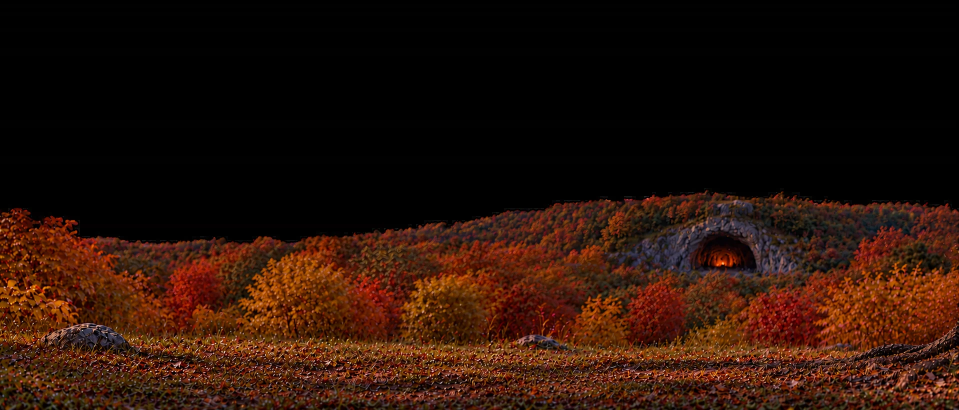
#> input picture app/zoom/assets/hill-day.webp, 1918 x 820 px, given in place of hill-day.png, which was not available (shown at 1/2 size)
$ python hill.py
#> lines starting #> are read from the running program, lines starting #| are printed output that depends on the picture; after the words box and inside, x2 and y2 are one past the last pixel; in counts of white or black regions, pixels touching at a corner belong together
import cv2,numpy as np
def autumn(img,mask_keep):
  hsv=cv2.cvtColor(img,cv2.COLOR_BGR2HSV).astype(np.float32); h,w=hsv.shape[:2]
  leaf=((hsv[...,0]>=22)&(hsv[...,0]<=95)&(hsv[...,1]>45)).astype(np.float32)*mask_keep
  leaf=cv2.GaussianBlur(leaf,(0,0),1.0)
  rng=np.random.default_rng(5); nz=cv2.resize(rng.random((h//70+2,w//70+2)).astype(np.float32),(w,h),interpolation=cv2.INTER_CUBIC)
  tgt=np.interp(nz,[0,.3,.55,.8,1],[4,10,16,22,32])
  leaf*=0.7
  hsv[...,0]=hsv[...,0]*(1-leaf)+tgt*leaf; hsv[...,1]=np.clip(hsv[...,1]*(1-.18*leaf),0,255)
  return cv2.cvtColor(hsv.astype(np.uint8),cv2.COLOR_HSV2BGR)
for n in ['day','night']:
  im=cv2.imread(f'hill-{n}.png'); h,w=im.shape[:2]
#> further down, im is the input picture: shape (820, 1918, 3); mean B, G, R 8.6, 18.4, 41.1
#> after `h, w = im.shape[:2]`: h = 820; w = 1918
  b,g,r=[im[...,i].astype(np.float32) for i in range(3)]
  L=cv2.cvtColor(im,cv2.COLOR_BGR2GRAY).astype(np.float32)
  mu=cv2.blur(L,(11,11)); sd=np.sqrt(np.maximum(cv2.blur(L*L,(11,11))-mu*mu,0))
#> after `sd = np.sqrt(np.maximum(cv2.blur(L * L, (11, 11)) - mu * mu, 0))`:
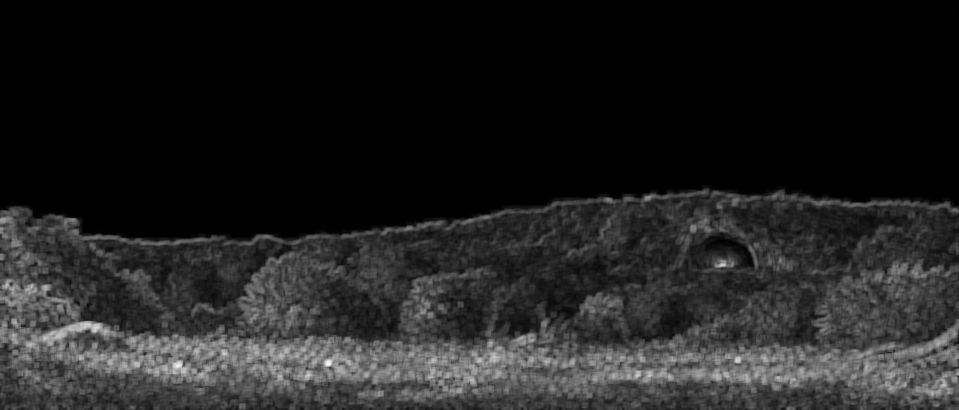
#> sd: shape (820, 1918) float32 (shown at 1/2 size); min 0, max 73.16, mean 9.4; drawn with min black and max white
  hsv0=cv2.cvtColor(im,cv2.COLOR_BGR2HSV).astype(np.float32)
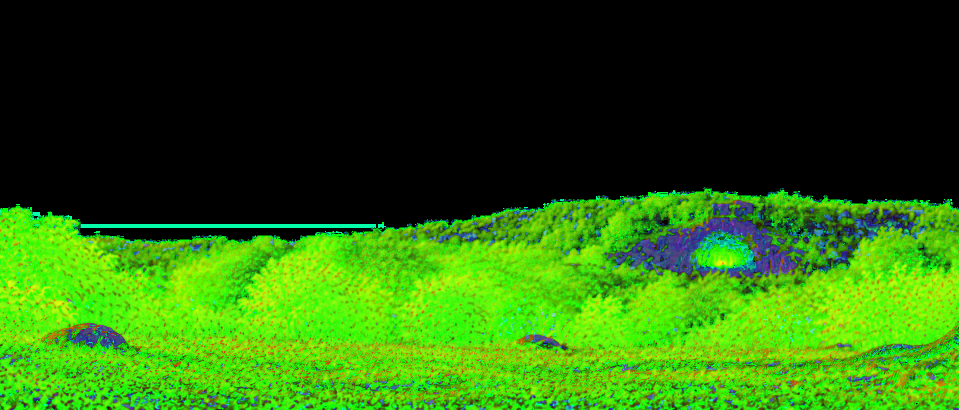
#> hsv0: shape (820, 1918, 3) float32 (shown at 1/2 size); mean B, G, R 10.2, 97.1, 41.2
  if n=='day': sky=((b>r+28)&(b>g+5)&(sd<9))|((sd<10)&(hsv0[...,1]<55)&(L>150))
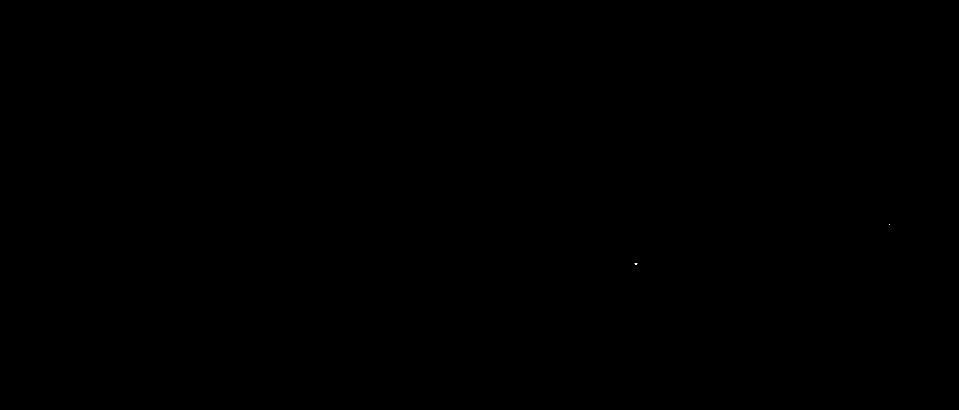
#> sky: shape (820, 1918) bool (shown at 1/2 size); 0% white in thin lines or dots, all inside (x1, y1, x2, y2) = (1269, 448, 1780, 530)
  else:        sky=((b>r+8)&(sd<9)&(L<120))
  yy,xx=np.ogrid[:h,:w]; cv2.circle(sky_u:=sky.astype(np.uint8),(342,152),34,1,-1) if n=='night' else None
#> after `yy, xx = np.ogrid[:h, :w]`: yy = 820 values from 0 to 819
  sky=(sky_u if n=='night' else sky.astype(np.uint8))
  sky[int(h*0.6):]=0
#> sky: shape (820, 1918); values 0 (black) and 1 (white), 0% white in thin lines or dots, all inside (x1, y1, x2, y2) = (1778, 448, 1780, 450)
  sky[int(h*0.2):,int(w*0.962):]=0
  if n=='day':
    cl=((sd<10)&(hsv0[...,1]<55)&(L>150)); cl[:,int(w*0.9):]=False
#> after `cl = (sd < 10) & (hsv0[..., 1] < 55) & (L > 150)`: cl: shape (820, 1918) bool; every value is 0
    sky=(((b>r+28)&(b>g+5)&(sd<9))|cl).astype(np.uint8); sky[int(h*0.6):]=0; sky[int(h*0.2):,int(w*0.962):]=0
  # keep only sky connected to the top band
  nl,lab=cv2.connectedComponents(sky,8); top=set(np.unique(lab[:int(h*0.25)]))-{0}
#> after `nl, lab = cv2.connectedComponents(sky, 8)`: nl = 2
#> after `top = set(np.unique(lab[:int(h * 0.25)])) - {0}`: top = 0 items
  sk=np.isin(lab,list(top)).astype(np.float32)
#> sk: shape (820, 1918) float32; every value is 0
  sk=cv2.morphologyEx(sk,cv2.MORPH_CLOSE,np.ones((9,9),np.uint8))
  sk=cv2.morphologyEx(sk,cv2.MORPH_OPEN,np.ones((3,3),np.uint8))
  a=1-cv2.GaussianBlur(sk,(0,0),1.6)
#> a: shape (820, 1918) float32; every value is 1
  # soften the city horizon: haze the skyline band so it settles into the page
  hz=np.ones((h,w),np.float32); y0,y1=int(h*0.40),int(h*0.56)
#> after `y0, y1 = (int(h * 0.4), int(h * 0.56))`: y0 = 328; y1 = 459
  ramp=np.clip((np.arange(h)-y0)/(y1-y0),0,1)[:,None]; band=(np.arange(h)[:,None]>=y0-int(h*.12))&(np.arange(h)[:,None]<y1)
#> after `ramp = np.clip((np.arange(h) - y0) / (y1 - y0), 0, 1)[:, None]`: ramp = 820 values from 0 to 1
  hz=np.broadcast_to(np.where(band,0.6+0.4*ramp,1),(h,w)).copy(); hz[:,int(w*0.9):]=1
  a=a*hz
  topf=np.clip((np.arange(h)-h*0.31)/(h*0.14),0,1)[:,None]**1.4
#> topf = 820 values from 0 to 1
  a=a*topf
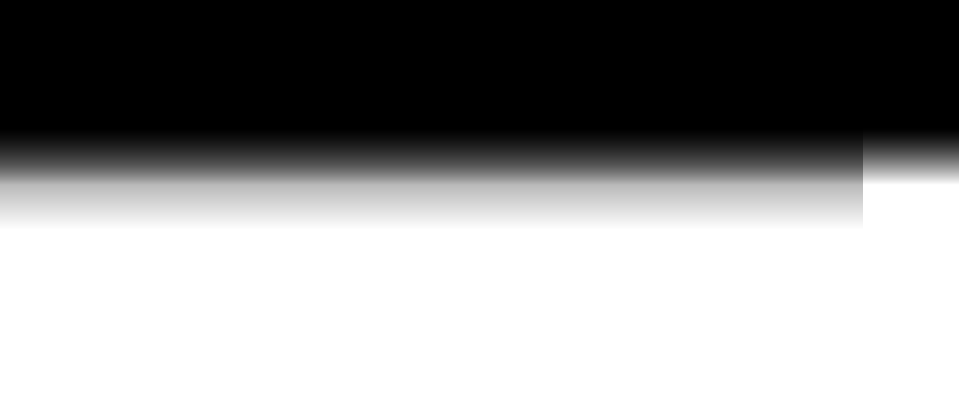
#> a: shape (820, 1918) float64 (shown at 1/2 size); min 0, max 1, mean 0.576
  # drop floating cloud scraps in the upper sky: small, smooth components
  up=(a>0.5).astype(np.uint8); up[int(h*0.45):]=0
#> after `up = (a > 0.5).astype(np.uint8)`: up: shape (820, 1918); values 0 (black) and 1 (white), 57.7% white; 1 black region, box (x1, y1, x2, y2) and area: (0, 0, 1918, 349) 664774
#> after `up[int(h * 0.45):] = 0`: up: shape (820, 1918); values 0 (black) and 1 (white), 2.7% white; 1 white region, box (x1, y1, x2, y2) and area: (0, 325, 1918, 369) 42968
  nl,lab,st,_=cv2.connectedComponentsWithStats(up,8)
#> st = [[0, 0, 1918, 820, 1529792], [0, 325, 1918, 44, 42968]]
  for i in range(1,nl):
    if st[i,4]<4000 and sd[lab==i].mean()<14: a[lab==i]=0
  a=cv2.erode(a,np.ones((3,3),np.uint8))
  up2=cv2.erode(a,np.ones((5,5),np.uint8)); a[:int(h*0.3)]=up2[:int(h*0.3)]
  # bottom stays solid; the top canopy keeps its own alpha
  img=autumn(im,np.ones((h,w),np.float32))
#> in autumn, `leaf=((hsv[...,0]>=22)&(hsv[...,0]<=95)&(hsv[...,1]>45)).astype(np.flo..`: leaf: shape (820, 1918) float32; values 0 (black) and 1 (white), 0.7% white; 906 white regions (761 under 20 px), largest, box (x1, y1, x2, y2) and area: (1591, 436, 1633, 471) 365, (0, 774, 32, 807) 271, (1303, 421, 1325, 452) 245
#> in autumn, `tgt=np.interp(nz,[0,.3,.55,.8,1],[4,10,16,22,32])`:
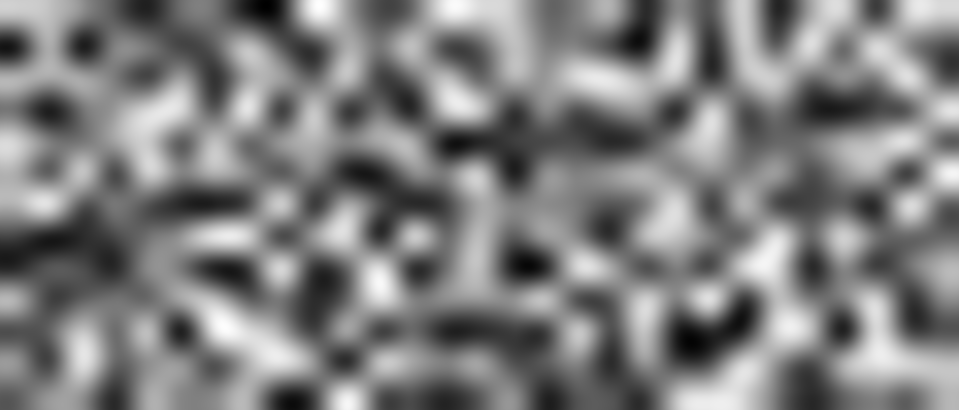
#> nz: shape (820, 1918) float32 (shown at 1/2 size); min -0.155, max 1.13, mean 0.485; drawn with min black and max white
#> in autumn, `leaf*=0.7`: leaf: shape (820, 1918) float32; min 0, max 0.7, mean 0.00493
  # despill the sky colour from soft edges
  e=(a>0.02)&(a<0.98); e=cv2.dilate(e.astype(np.uint8),np.ones((5,5),np.uint8))>0
#> after `e = (a > 0.02) & (a < 0.98)`: e: shape (820, 1918) bool; 21.9% white; 1 white region, box (x1, y1, x2, y2) and area: (0, 263, 1918, 454) 344922
#> after `e = cv2.dilate(e.astype(np.uint8), np.ones((5, 5), np.uint8)) > 0`: e: shape (820, 1918) bool; 22.4% white; 1 white region, box (x1, y1, x2, y2) and area: (0, 261, 1918, 456) 352770
  fb,fg_,fr=[img[...,i].astype(np.float32) for i in range(3)]
  fb=np.where(e,np.minimum(fb,fr*0.95),fb); fg_=np.where(e,np.minimum(fg_,np.maximum(fr*1.05,fb)),fg_); img=np.dstack([fb,fg_,fr]).clip(0,255).astype(np.uint8)
  if n=='day':
    x=img.astype(np.float32)/255; x=x*np.array([0.93,0.98,1.05]); x=np.clip(x,0,1)  # golden hour
    x=0.5*x+0.5*np.power(x,1.12); img=(x*255).astype(np.uint8)
  out=np.dstack([img,(np.clip(a,0,1)*255).astype(np.uint8)])
  cv2.imwrite(f'app/zoom/assets/hill-{n}.webp',out,[cv2.IMWRITE_WEBP_QUALITY,88])
  for tag,col in [('pg',(232,238,243) if n=='day' else (21,13,15)),('mag',(255,0,255))]:
    bg=np.zeros((h,w,3),np.float32);bg[:]=col; al=out[...,3:].astype(np.float32)/255
    cv2.imwrite(f'hill-{n}-{tag}.png',cv2.resize((out[...,:3]*al+bg*(1-al)).astype(np.uint8),(1400,600)))
#> this loop made 2 passes
#> pass 1, `cv2.imwrite(f'hill-{n}-{tag}.png',cv2.resize((out[...,:3]*al+bg*(1-al)..`:
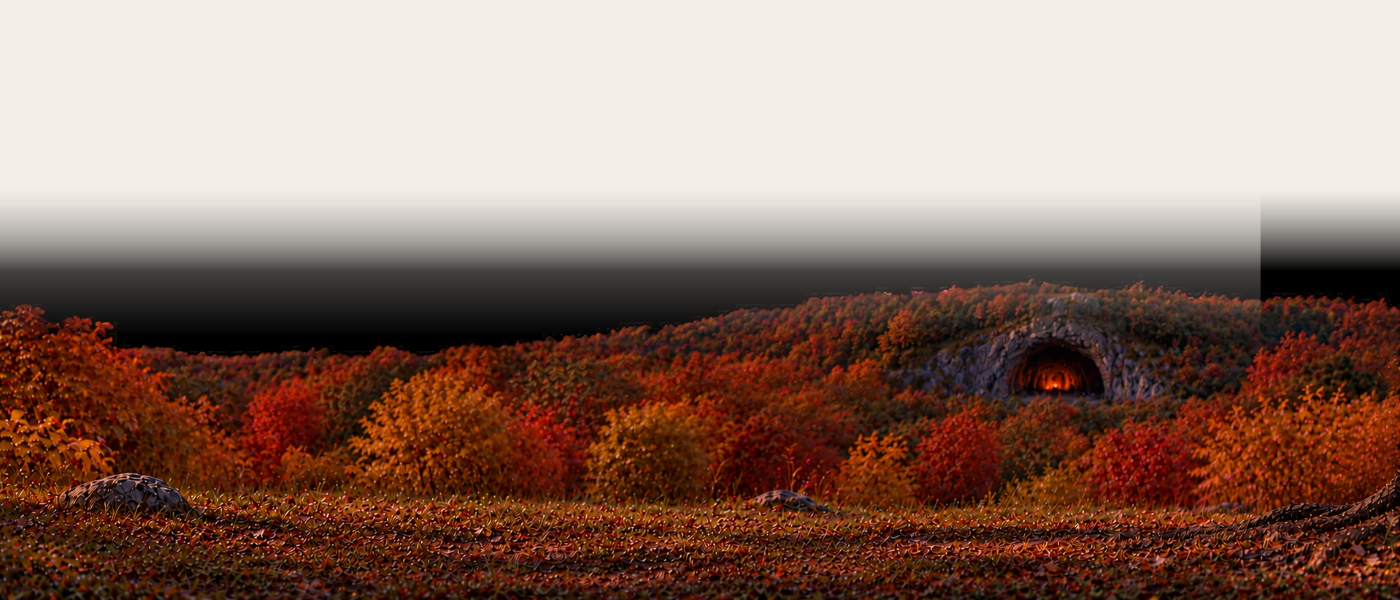
#> saved as hill-day-pg.png: shape (600, 1400, 3); mean B, G, R 105.3, 117, 143.7
#> after the loop:
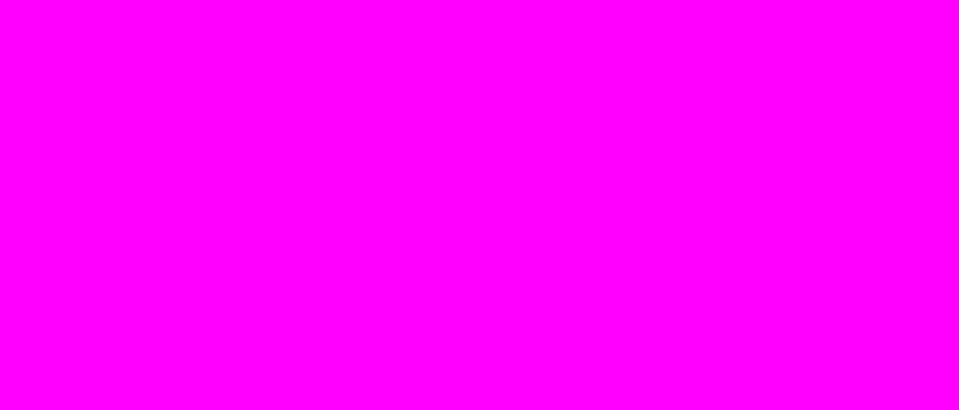
#> bg: shape (820, 1918, 3) float32 (shown at 1/2 size); mean of channels 0, 1, 2 256, 0, 256; drawn as B, G, R
#> pass 2 of the loop `for n in ['day','night']:`:
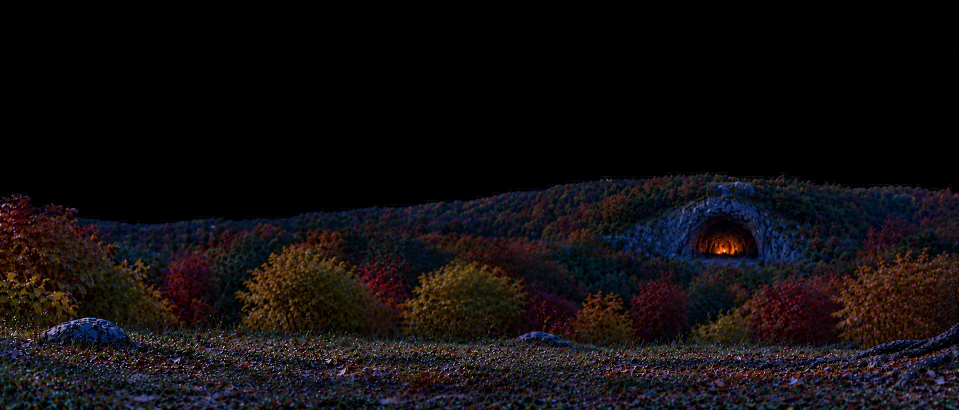
#> input picture app/zoom/assets/hill-night.webp, 1918 x 820 px, given in place of hill-night.png, which was not available (shown at 1/2 size)
#> im is the input picture: shape (820, 1918, 3); mean B, G, R 15.6, 13.8, 17.3
#> `b,g,r=[im[...,i].astype(np.float32) for i in range(3)]`:
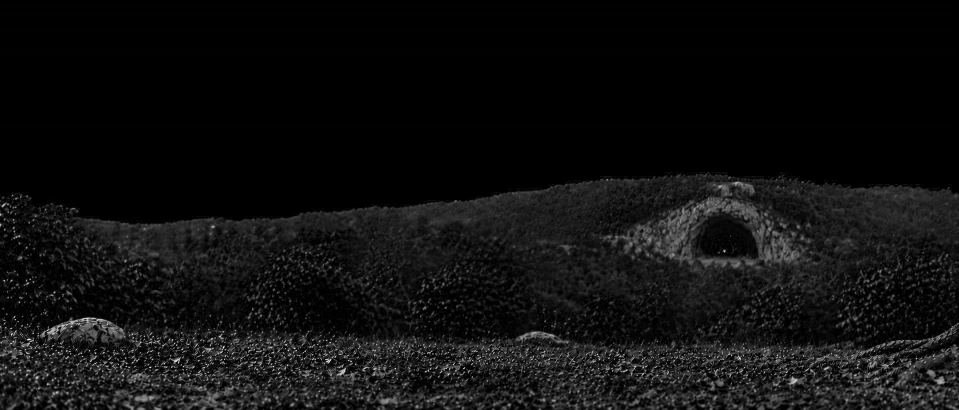
#> b: shape (820, 1918) float32 (shown at 1/2 size); min 0, max 255, mean 15.6
#> `nl, lab = cv2.connectedComponents(sky, 8)`: nl = 200
#> top = 1 item
#> `nl,lab,st,_=cv2.connectedComponentsWithStats(up,8)`: nl = 2
print('ok')
